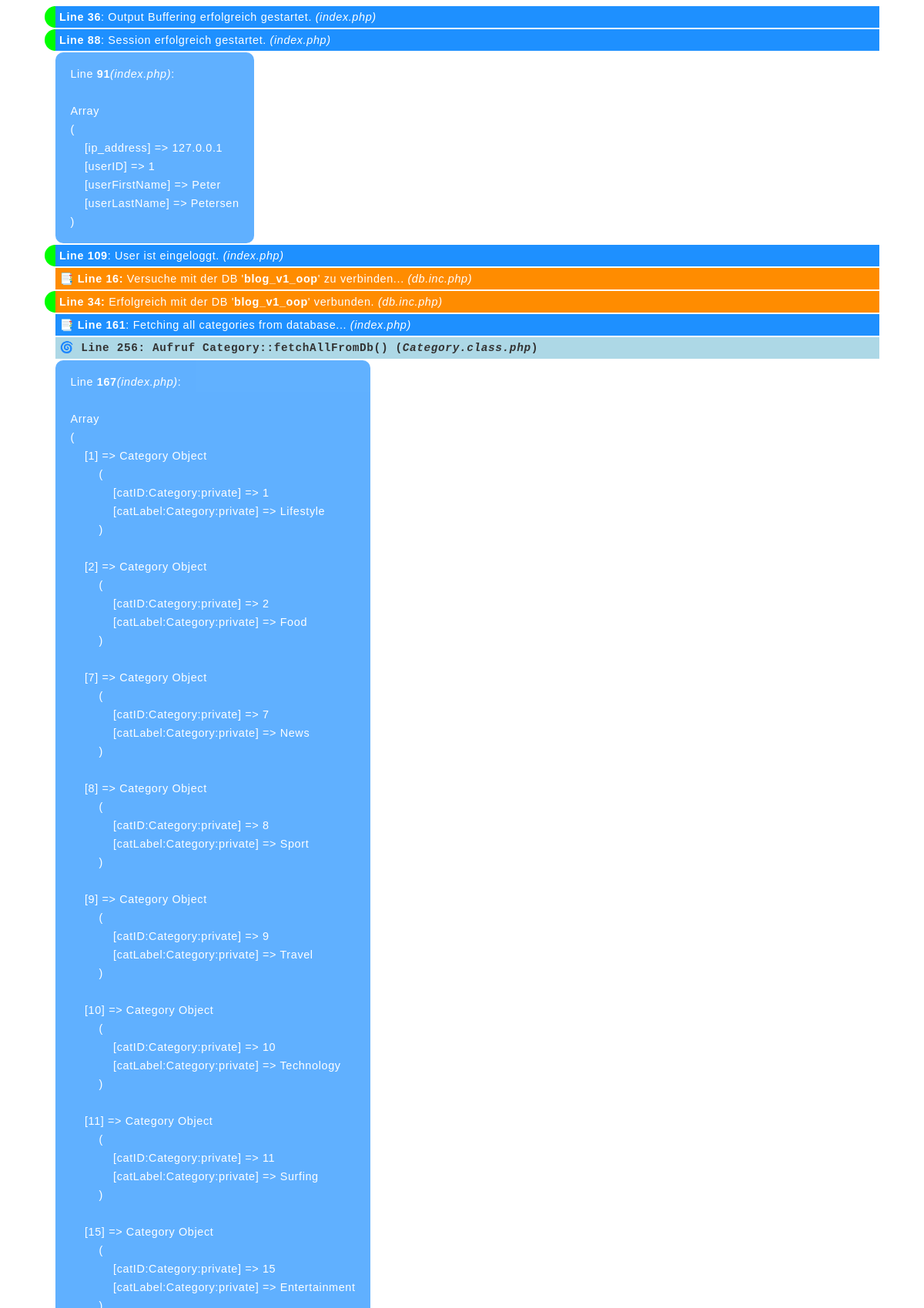
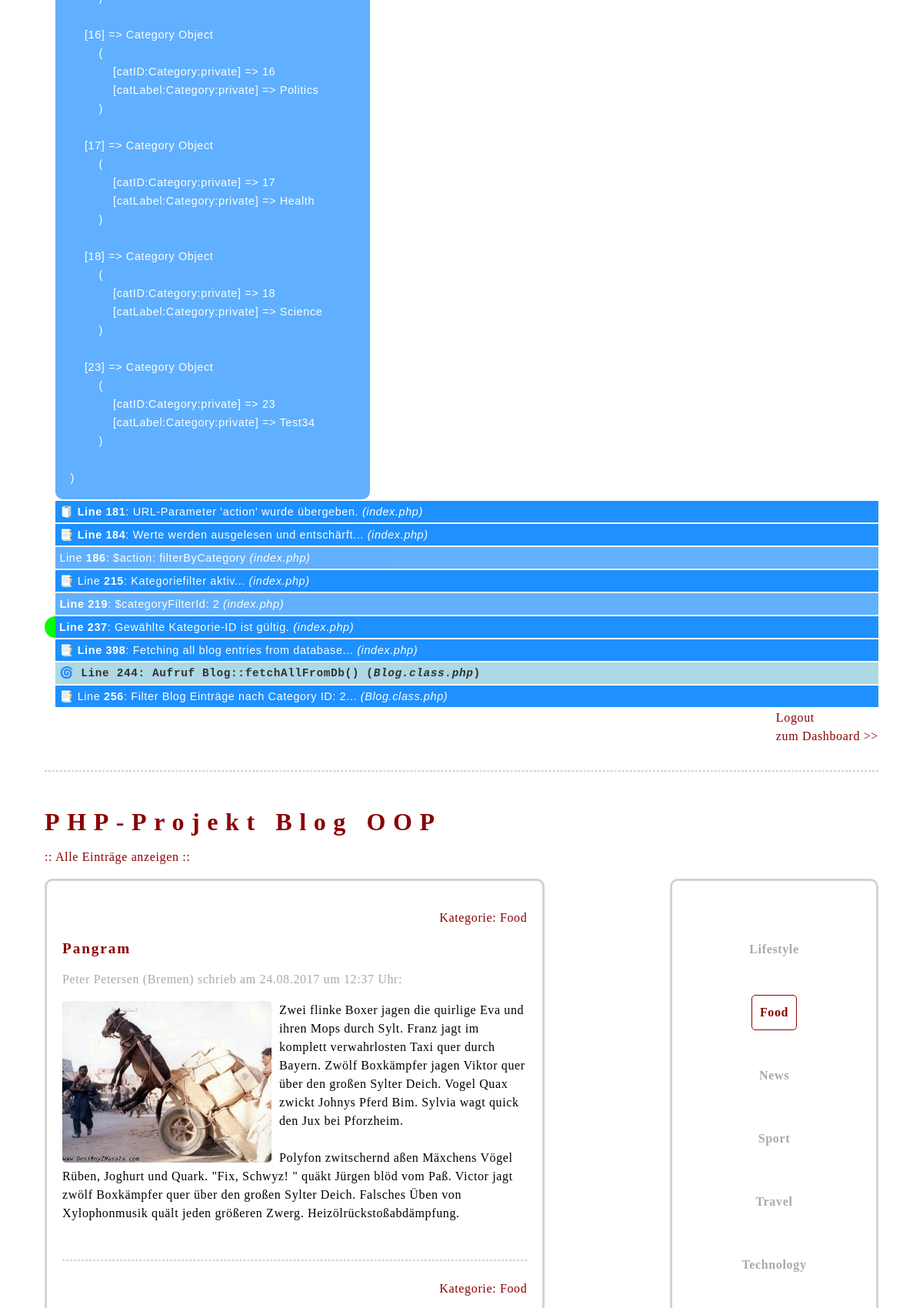
Page /?action=filterByCategory&catId=2 (signed in, upper part) on the committed database (2 pictures, top to bottom).
### tables this page shows
CREATE TABLE `Blog` (
  `blogID` int(11) NOT NULL,
  `blogHeadline` varchar(255) NOT NULL,
  `blogImagePath` varchar(255) DEFAULT NULL,
  `blogImageAlignment` varchar(20) NOT NULL,
  `blogContent` text NOT NULL,
  `blogDate` timestamp NOT NULL DEFAULT current_timestamp(),
  `catID` int(11) NOT NULL,
  `userID` int(11) NOT NULL
);

CREATE TABLE `Category` (
  `catID` int(11) NOT NULL,
  `catLabel` varchar(255) NOT NULL
);

CREATE TABLE `User` (
  `userID` int(11) NOT NULL,
  `userFirstName` varchar(255) NOT NULL,
  `userLastName` varchar(255) NOT NULL,
  `userEmail` varchar(255) NOT NULL,
  `userCity` varchar(255) NOT NULL,
  `userPassword` varchar(255) NOT NULL
);

### include/form.inc.php (called while the page is built, shortened)
<?php
				function cleanString( $value ) {
					$value = htmlspecialchars( $value, ENT_QUOTES | ENT_HTML5, NULL, false );
					$value = trim($value);
					return $value;
				}
?>

### Class/User.class.php (called while the page is built, shortened)
<?php
				class User {
					private $userFirstName;
					private $userLastName;
					private $userCity;
					public function setUserID(NULL|String|Int $value) : Void {
						if( filter_var($value, FILTER_VALIDATE_INT) === false ) {
if(DEBUG_C)				echo "<h3 class='debugClass err'><b>Line " . __LINE__ .  "</b>: " . __METHOD__ . "(): Muss eine ganze Zahl sein! (<i>" . basename(__FILE__) . "</i>)</h3>\n";
						} else {
							$value = intval( cleanString($value) );
						}
					}
					public function getUserFirstName() : NULL|String {
						return $this->userFirstName;
					}
					public function setUserFirstName(NULL|String $value) : Void {
						$this->userFirstName = cleanString($value);
					}
					public function getUserLastName() : NULL|String {
						return $this->userLastName;
					}
					public function setUserLastName(NULL|String $value) : Void {
						$this->userLastName = cleanString($value);
					}
					public function getUserCity() : NULL|String {
						return $this->userCity;
					}
					public function setUserCity(NULL|String $value) : Void {
						$this->userCity = cleanString($value);
					}
			}
?>

### include/dateTime.inc.php (called while the page is built, shortened)
<?php
				function isoToEuDateTime($value) {
					if($value) {
						if( strpos($value, " ") ) {
							$dateTimeArray = explode(" ", $value);
							$date = $dateTimeArray[0];
							$dateArray 	= explode("-", $date);
							$time = $dateTimeArray[1];
							$time 		= substr($time, 0, 5);
						} else {
							$dateArray 	= explode("-", $value);
							$time 		= NULL;
						}
						$euDate = "$dateArray[2].$dateArray[1].$dateArray[0]";
					} else {
						$euDate 		= NULL;
						$time 		= NULL;
					}
					return array("date"=>$euDate, "time"=>$time);
				}
?>

### index.php (the view, shortened to what this page needs)
<?php
				require_once('include/db.inc.php');
				require_once('include/form.inc.php');
				require_once('include/dateTime.inc.php');
				require_once('Class/User.class.php');
				require_once('Class/Category.class.php');
				require_once('Class/Blog.class.php');
				if( ob_start() === false ) {
if(DEBUG)		echo "<p class='debug err'><b>Line " . __LINE__ . "</b>: FEHLER beim Starten des Output Bufferings! <i>(" . basename(__FILE__) . ")</i></p>\r\n";
				} else {
if(DEBUG)		echo "<p class='debug ok'><b>Line " . __LINE__ . "</b>: Output Buffering erfolgreich gestartet. <i>(" . basename(__FILE__) . ")</i></p>\r\n";
				}
				if( session_start() === false ) {
if(DEBUG)		echo "<p class='debug err'><b>Line " . __LINE__ . "</b>: FEHLER beim Starten der Session! <i>(" . basename(__FILE__) . ")</i></p>\n";
				} else {
if(DEBUG)		echo "<p class='debug ok'><b>Line " . __LINE__ . "</b>: Session erfolgreich gestartet. <i>(" . basename(__FILE__) . ")</i></p>\n";
if(DEBUG_V)		echo "<pre class='debug value'>Line <b>" . __LINE__ . "</b> <i>(" . basename(__FILE__) . ")</i>:<br>\n";
if(DEBUG_V)		print_r($_SESSION);
if(DEBUG_V)		echo "</pre>";
					if( !isset($_SESSION['userID']) ) {
if(DEBUG)			echo "<p class='debug hint'><b>Line " . __LINE__ . "</b>: User ist nicht eingeloggt. <i>(" . basename(__FILE__) . ")</i></p>\n";
						session_destroy();
						$showLoginForm = true;
					} else {
if(DEBUG)			echo "<p class='debug ok'><b>Line " . __LINE__ . "</b>: User ist eingeloggt. <i>(" . basename(__FILE__) . ")</i></p>\n";
						$showLoginForm = false;
					}
				}
				$PDO = dbConnect('blog_v1_oop');
				$loginError 			= NULL;
				$categoryFilterId		= NULL;
if(DEBUG)	echo "<p class='debug'>📑 <b>Line " . __LINE__ . "</b>: Fetching all categories from database... <i>(" . basename(__FILE__) . ")</i></p>\n";
				$allCategoriesArray = Category::fetchAllFromDb($PDO);
if(DEBUG_V)	echo "<pre class='debug value'>Line <b>" . __LINE__ . "</b> <i>(" . basename(__FILE__) . ")</i>:<br>\n";
if(DEBUG_V)	print_r($allCategoriesArray);
if(DEBUG_V)	echo "</pre>";
				if( isset($_GET['action']) ) {
if(DEBUG)		echo "<p class='debug'>🧻 <b>Line " . __LINE__ . "</b>: URL-Parameter 'action' wurde übergeben. <i>(" . basename(__FILE__) . ")</i></p>\n";
if(DEBUG)		echo "<p class='debug'>📑 <b>Line " . __LINE__ . "</b>: Werte werden ausgelesen und entschärft... <i>(" . basename(__FILE__) . ")</i></p>\n";
										$action = cleanString($_GET['action']);
if(DEBUG_V)		echo "<p class='debug value'>Line <b>" . __LINE__ . "</b>: \$action: $action <i>(" . basename(__FILE__) . ")</i></p>";
					if( $_GET['action'] === 'logout' ) {
if(DEBUG)			echo "<p class='debug'>📑 Line <b>" . __LINE__ . "</b>: 'Logout' wird durchgeführt... <i>(" . basename(__FILE__) . ")</i></p>";
						session_regenerate_id(true);
						session_destroy();
						header('Location: index.php');
						exit();
					} elseif( $action === 'filterByCategory' ) {
if(DEBUG)			echo "<p class='debug'>📑 Line <b>" . __LINE__ . "</b>: Kategoriefilter aktiv... <i>(" . basename(__FILE__) . ")</i></p>";
						$categoryFilterId = cleanString($_GET['catId']);
if(DEBUG_V)			echo "<p class='debug value'><b>Line " . __LINE__ . "</b>: \$categoryFilterId: $categoryFilterId <i>(" . basename(__FILE__) . ")</i></p>\n";
						if( isset($categoryFilterId) === false OR array_key_exists( $categoryFilterId, $allCategoriesArray ) === false ) {
if(DEBUG)				echo "<p class='debug err'><b>Line " . __LINE__ . "</b>: Gewählte Kategorie-ID ist ungültig! <i>(" . basename(__FILE__) . ")</i></p>\n";
						$categoryFilterId = NULL;
						} else {
if(DEBUG)				echo "<p class='debug ok'><b>Line " . __LINE__ . "</b>: Gewählte Kategorie-ID ist gültig. <i>(" . basename(__FILE__) . ")</i></p>\n";
						}
					}
				}
if(DEBUG)	echo "<p class='debug'>📑 <b>Line " . __LINE__ . "</b>: Fetching all blog entries from database... <i>(" . basename(__FILE__) . ")</i></p>\n";
				$allBlogArticlesArray = Blog::fetchAllFromDb($PDO, $categoryFilterId);
?>
<!doctype html>
	<html>
		<head>
			<link rel='stylesheet' href='css/main.css'>
			<link rel='stylesheet' href='css/debug.css'>
		</head>
		<body>
			<header class="fright">
				<?php if( $showLoginForm == true ): ?>
					<?php if($loginError): ?>
					<p class="error"><b><?= $loginError ?></b></p>
					<?php endif ?>
					<form action="" method="POST">
						<input type="hidden" name="formLogin">
						<input type="text" name="loginName" placeholder="Email">
						<input type="password" name="loginPassword" placeholder="Password">
						<input type="submit" value="Login">
					</form>
				<?php else: ?>
					<a href="?action=logout">Logout</a><br>
					<a href='dashboard.php'>zum Dashboard >></a>
				<?php endif ?>
			</header>
			<br>
			<hr>
			<br>
			<h1>PHP-Projekt Blog OOP</h1>
			<p><a href='index.php'>:: Alle Einträge anzeigen ::</a></p>
			<main class="blogs fleft">
				<?php if( !$allBlogArticlesArray ): ?>
					<p class="info">Noch keine Blogeinträge vorhanden.</p>
				<?php else: ?>
					<?php foreach( $allBlogArticlesArray AS $singleBlogItemObject): ?>
						<?php $dateTimeArray = isoToEuDateTime($singleBlogItemObject->getBlogDate()) ?>
						<article class='blogEntry'>
							<p class='fright'><a href='?action=filterByCategory&catId=<?= $singleBlogItemObject->getCategory()->getCatID() ?>'>Kategorie: <?= $singleBlogItemObject->getCategory()->getCatLabel() ?></a></p>
							<h2 class='clearer'><?= $singleBlogItemObject->getBlogHeadline() ?></h2>
							<p class='author'><?= $singleBlogItemObject->getUser()->getUserFirstName() ?> <?= $singleBlogItemObject->getUser()->getUserLastName() ?> (<?= $singleBlogItemObject->getUser()->getUserCity() ?>) schrieb am <?= $dateTimeArray['date'] ?> um <?= $dateTimeArray['time'] ?> Uhr:</p>
							<p class='blogContent'>
								<?php if($singleBlogItemObject): ?>
									<img class='<?= $singleBlogItemObject->getBlogImageAlignment() ?>' src='<?= $singleBlogItemObject->getBlogImagePath() ?>' alt='' title=''>
								<?php endif ?>
								<?= nl2br( $singleBlogItemObject->getBlogContent() ) ?>
							</p>
							<br>
							<hr>
						</article>
					<?php endforeach ?>
				<?php endif ?>
				</main>
				<nav class="categories fright">
				<?php if( !$allCategoriesArray ): ?>
					<p class="info">Noch keine Kategorien vorhanden.</p>
				<?php else: ?>
					<?php foreach( $allCategoriesArray AS $CategoryObjectDB ): ?>
						<p><a href="?action=filterByCategory&catId=<?= $CategoryObjectDB->getCatID()?>" <?php if(  $CategoryObjectDB->getCatID() == $categoryFilterId) echo 'class="active"' ?>><?= $CategoryObjectDB->getCatLabel() ?></a></p>
					<?php endforeach ?>
				<?php endif ?>
				</nav>
</body>
</html>
		</body>
	</html>

### css/main.css (style rules this page uses)
* { box-sizing: border-box; }
img { width: 45%; border-radius: 2%; }
hr { border: 1px dashed lightgray; }
a { color: darkred; text-decoration: none; }
.fleft { float: left; margin-right: 10px; }
.fright { float: right; margin-left: 10px; }
.clearer { clear: both; }
body { font-family: georgia; letter-spacing: 0.04em; padding: 0 50px 50px 50px; line-height: 1.5em; }
h1, h2 { font-size: 2em; letter-spacing: 0.3em; color: darkred; }
h2 { letter-spacing: 0.1em; font-size: 1.2em; }
.blogs { border: 3px solid lightgray; border-radius: 10px; width: 60%; padding: 20px; }
.author { color: darkgray; }
.categories { width: 25%; padding: 50px 0; border: 3px solid lightgray; border-radius: 10px; text-align: center; }
.categories a { display: inline-block; text-decoration: none; padding: 10px; font-weight: bold; color: darkgray; margin-bottom: 20px; border: 1px solid white; border-radius: 5px; }
.categories a:hover, .categories a.active { border: 1px solid darkred; color: darkred; }

### css/debug.css (style rules this page uses)
.debug,.debugCleanString,.debugCheckMandatory,.debugCheckInputString,.debugCheckEmail, .debugImageUpload,.debugDb,.debugDateTime,.debugClass,.debugClassImage,.debugTrait, .debugClassLoader { background-color: dodgerblue; padding: 2px 5px; margin-bottom: 2px; margin-top: 2px; font-family: arial; font-size: 0.9em; color: white; margin-left: 1em; }
.err, .ok, .hint { border-radius: 1em 0 0 1em; border-left: 1em solid whitesmoke; margin-left: 0em; }
.ok { border-color: lime; }
.value { opacity: 70%; }
pre { border-radius: 10px; display: table; margin-left: 1em; border-spacing: 1em; }

### rows in the picture
blog: catID.catLabel "Food", blogHeadline "Pangram", userID.userFirstName "Peter", userID.userLastName "Petersen", userID.userCity "Bremen", blogDate "24.08.2017", blogDate "12:37", blogImagePath (picture), blogContent "Zwei flinke Boxer jagen die quirlige Eva und ihren Mops durch Sylt. Franz jagt im komplett verwahrlosten Taxi quer durch Bayern. Zwölf Boxkämpfer jagen Viktor quer über den großen Sylter Deich. Vogel Quax zwickt Johnys Pferd Bim. Sylvia wagt quick den Jux bei Pforzheim. Polyfon zwitschernd aßen Mäxchens Vögel Rüben, Joghurt und Quark. \"Fix, Schwyz! \" quäkt Jürgen blöd vom Paß. Victor jagt zwölf Boxkämpfer quer über den großen Sylter Deich. Falsches Üben von Xylophonmusik quält jeden größeren Zwerg. Heizölrückstoßabdämpfung."
blog: catID.catLabel "Food"
category: catLabel "Lifestyle"
category: catLabel "Food"
category: catLabel "News"
category: catLabel "Sport"
category: catLabel "Travel"
category: catLabel "Technology"

### other values in the picture
__LINE__ "36"
basename(__FILE__) "index.php"
__LINE__ "88"
__LINE__ "91"
__LINE__ "109"
__LINE__ "16"
$dbname "blog_v1_oop"
basename(__FILE__) "db.inc.php"
__LINE__ "34"
__LINE__ "161"
__LINE__ "256"
__METHOD__ "Category::fetchAllFromDb"
basename(__FILE__) "Category.class.php"
__LINE__ "167"
__LINE__ "181"
